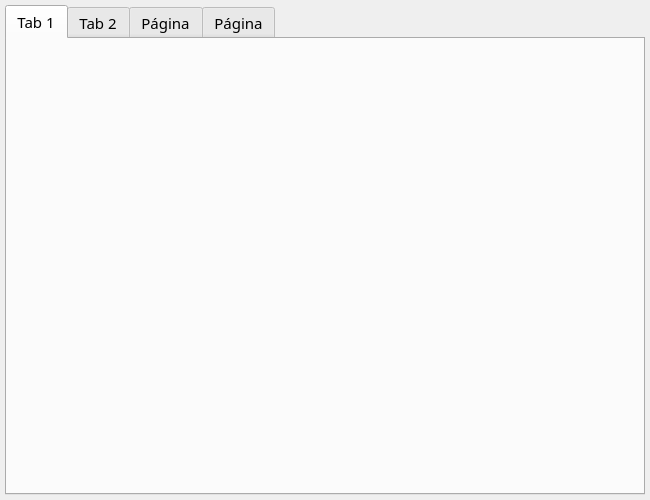
<?xml version="1.0" encoding="UTF-8"?>
<ui version="4.0">
 <class>MainWindow</class>
 <widget class="QMainWindow" name="MainWindow">
  <property name="geometry">
   <rect>
    <x>0</x>
    <y>0</y>
    <width>650</width>
    <height>500</height>
   </rect>
  </property>
  <property name="font">
   <font>
    <family>HarmonyOS Sans SC</family>
    <pointsize>11</pointsize>
   </font>
  </property>
  <property name="windowTitle">
   <string>BiliDownloader</string>
  </property>
  <property name="windowIcon">
   <iconset resource="res.qrc">
    <normaloff>:/res/icon/icon.png</normaloff>:/res/icon/icon.png</iconset>
  </property>
  <widget class="QWidget" name="centralwidget">
   <layout class="QGridLayout" name="gridLayout">
    <property name="leftMargin">
     <number>5</number>
    </property>
    <property name="topMargin">
     <number>5</number>
    </property>
    <property name="rightMargin">
     <number>5</number>
    </property>
    <property name="bottomMargin">
     <number>5</number>
    </property>
    <item row="0" column="0">
     <widget class="QTabWidget" name="tabWidget">
      <property name="currentIndex">
       <number>0</number>
      </property>
      <widget class="QWidget" name="tab_input">
       <attribute name="title">
        <string>Tab 1</string>
       </attribute>
       <layout class="QGridLayout" name="gridLayout_2">
        <item row="0" column="0">
         <widget class="InputWidget" name="widget_input" native="true"/>
        </item>
       </layout>
      </widget>
      <widget class="QWidget" name="tab_download">
       <attribute name="title">
        <string>Tab 2</string>
       </attribute>
       <layout class="QGridLayout" name="gridLayout_4">
        <item row="0" column="0">
         <widget class="DownloadWidget" name="widget_download" native="true"/>
        </item>
       </layout>
      </widget>
      <widget class="QWidget" name="tab_settings">
       <attribute name="title">
        <string>Página</string>
       </attribute>
       <layout class="QGridLayout" name="gridLayout_3">
        <property name="leftMargin">
         <number>0</number>
        </property>
        <property name="topMargin">
         <number>0</number>
        </property>
        <property name="rightMargin">
         <number>0</number>
        </property>
        <property name="bottomMargin">
         <number>0</number>
        </property>
        <item row="0" column="0">
         <widget class="SettingsWidget" name="widget_settings" native="true"/>
        </item>
       </layout>
      </widget>
      <widget class="QWidget" name="tab_about">
       <attribute name="title">
        <string>Página</string>
       </attribute>
       <layout class="QGridLayout" name="gridLayout_5">
        <item row="0" column="0">
         <widget class="AboutWidget" name="widget_about" native="true"/>
        </item>
       </layout>
      </widget>
     </widget>
    </item>
   </layout>
  </widget>
  <widget class="QMenuBar" name="menubar">
   <property name="geometry">
    <rect>
     <x>0</x>
     <y>0</y>
     <width>650</width>
     <height>30</height>
    </rect>
   </property>
  </widget>
 </widget>
 <customwidgets>
  <customwidget>
   <class>InputWidget</class>
   <extends>QWidget</extends>
   <header>inputwidget.h</header>
   <container>1</container>
  </customwidget>
  <customwidget>
   <class>SettingsWidget</class>
   <extends>QWidget</extends>
   <header>settingswidget.h</header>
   <container>1</container>
  </customwidget>
  <customwidget>
   <class>DownloadWidget</class>
   <extends>QWidget</extends>
   <header>downloadwidget.h</header>
   <container>1</container>
  </customwidget>
  <customwidget>
   <class>AboutWidget</class>
   <extends>QWidget</extends>
   <header>aboutwidget.h</header>
   <container>1</container>
  </customwidget>
 </customwidgets>
 <resources>
  <include location="res.qrc"/>
 </resources>
 <connections/>
</ui>
